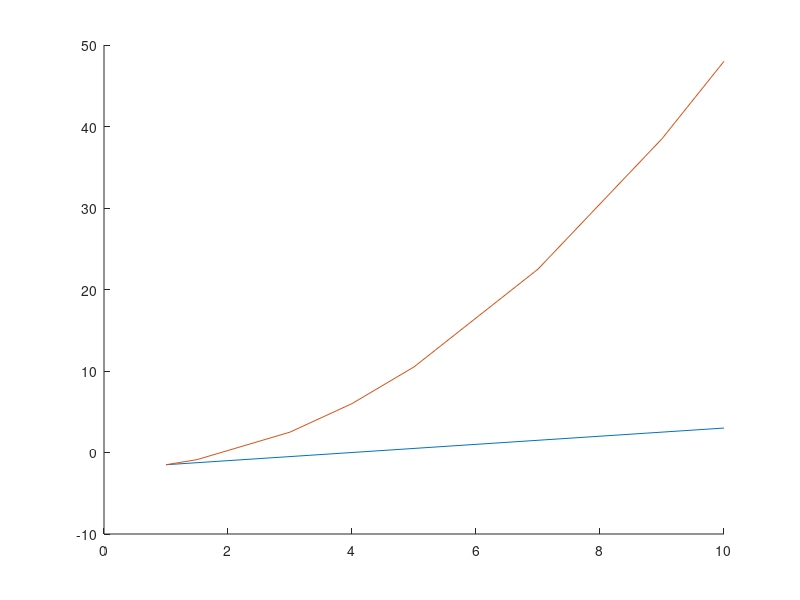

Source code (MATLAB):

%Q1
X = [1,1.5,3,4,5,7,9,10];

y1 = -2 + 0.5*X;
y2 = -2 + 0.5*X.^2;

hold on
plot(X,y1)
plot(X,y2)
hold off

%Q2
X = linspace(-10,20,200)';
S = sum(X)

%Q3

A = [2,4,6;1,7,5;3,12,4];
b = [-2;3;10];

C = A'*b
D = inv(A'*A)*b
E = sum(A(1,:)*b(1) + A(2,:)*b(2) + A(3,:)*b(3))


F = A;
F(2,:) = [];
F(:,3) = [];
F

x = inv(A)*b

%Q4

B = blkdiag(A,A,A,A,A)

%Q5

A = normrnd(10,5,[5,3])
B = A >= 10;
B = double(B)

%Q6

%Please get the data on Git
Data = csvread('datahw1.csv');
Y = Data(:,5);
X = [ones(size(Y)), Data(:,3),Data(:,4),Data(:,6)];
k = 4;

beta_hat = inv(X'*X)*X'*Y;

sigma_hat = ((Y-X*beta_hat)'*(Y-X*beta_hat))/(length(Y)-k);
V = sigma_hat*inv(X'*X);
SE = sqrt(diag(V));

%point estimate
beta_hat 

%SE
SE
